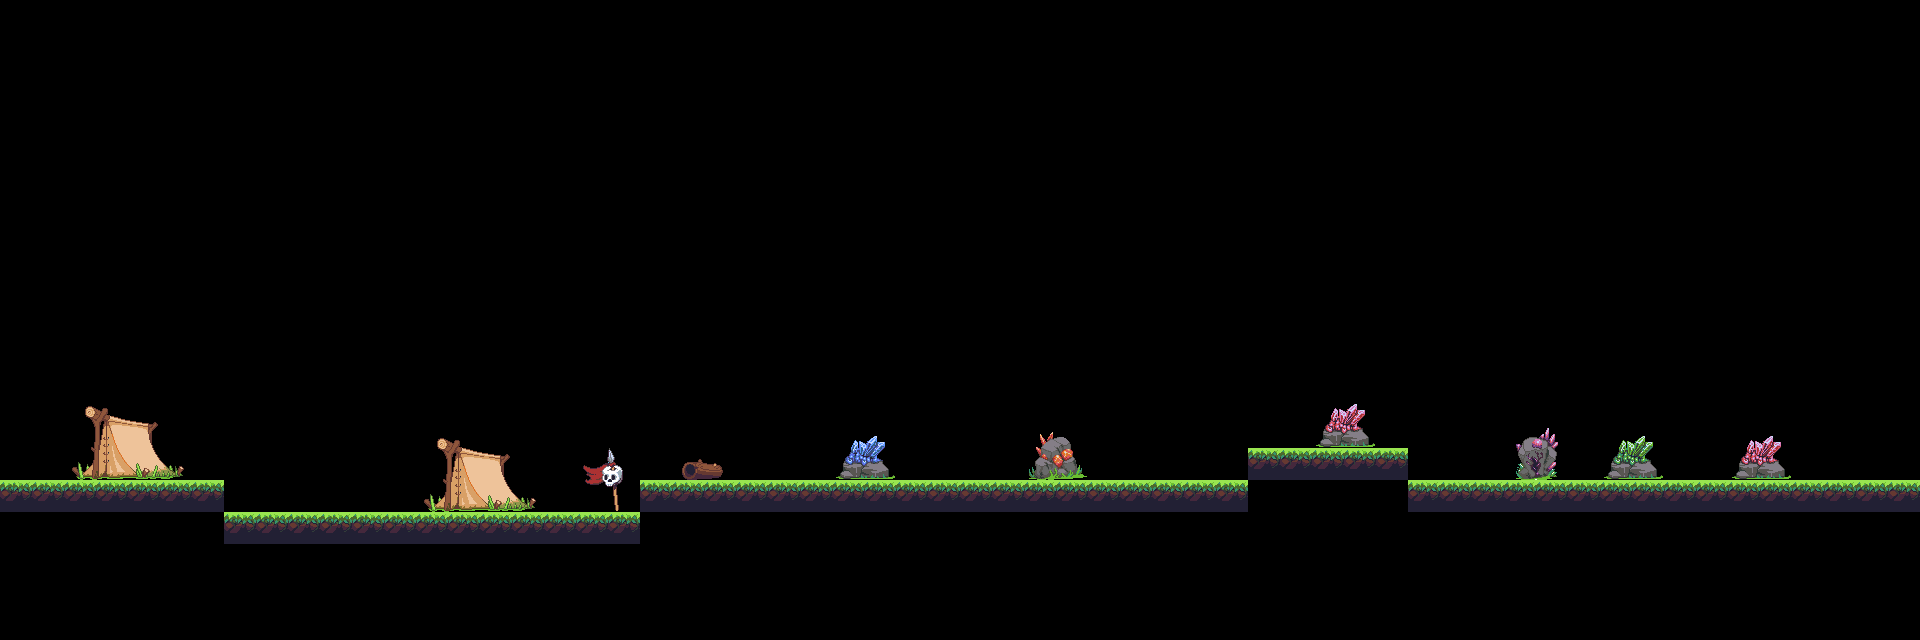

Below is a game level as drawn by its tile map, then a one-line description and the .tmx file that defines it, in full:
An orthogonal 60x20 tile map with 32x32 px tiles, 2 tile layers (B2, Collision), 2 tilesets.

<map version="1.10" tiledversion="1.10.2" orientation="orthogonal" renderorder="right-down" width="60" height="20" tilewidth="32" tileheight="32" infinite="0" nextlayerid="3" nextobjectid="1">
 <tileset firstgid="1" name="Jungle_terrain" tilewidth="32" tileheight="32" tilecount="420" columns="28">
  <image source="Jungle_terrain.png" width="896" height="480" />
 </tileset>
 <tileset firstgid="421" name="objects" tilewidth="32" tileheight="32" tilecount="91" columns="13">
  <image source="objects.PNG" width="416" height="224" />
 </tileset>
 <layer id="2" name="B2" width="60" height="20">
  <data encoding="csv">
0,0,0,0,0,0,0,0,0,0,0,0,0,0,0,0,0,0,0,0,0,0,0,0,0,0,0,0,0,0,0,0,0,0,0,0,0,0,0,0,0,0,0,0,0,0,0,0,0,0,0,0,0,0,0,0,0,0,0,0,
0,0,0,0,0,0,0,0,0,0,0,0,0,0,0,0,0,0,0,0,0,0,0,0,0,0,0,0,0,0,0,0,0,0,0,0,0,0,0,0,0,0,0,0,0,0,0,0,0,0,0,0,0,0,0,0,0,0,0,0,
0,0,0,0,0,0,0,0,0,0,0,0,0,0,0,0,0,0,0,0,0,0,0,0,0,0,0,0,0,0,0,0,0,0,0,0,0,0,0,0,0,0,0,0,0,0,0,0,0,0,0,0,0,0,0,0,0,0,0,0,
0,0,0,0,0,0,0,0,0,0,0,0,0,0,0,0,0,0,0,0,0,0,0,0,0,0,0,0,0,0,0,0,0,0,0,0,0,0,0,0,0,0,0,0,0,0,0,0,0,0,0,0,0,0,0,0,0,0,0,0,
0,0,0,0,0,0,0,0,0,0,0,0,0,0,0,0,0,0,0,0,0,0,0,0,0,0,0,0,0,0,0,0,0,0,0,0,0,0,0,0,0,0,0,0,0,0,0,0,0,0,0,0,0,0,0,0,0,0,0,0,
0,0,0,0,0,0,0,0,0,0,0,0,0,0,0,0,0,0,0,0,0,0,0,0,0,0,0,0,0,0,0,0,0,0,0,0,0,0,0,0,0,0,0,0,0,0,0,0,0,0,0,0,0,0,0,0,0,0,0,0,
0,0,0,0,0,0,0,0,0,0,0,0,0,0,0,0,0,0,0,0,0,0,0,0,0,0,0,0,0,0,0,0,0,0,0,0,0,0,0,0,0,0,0,0,0,0,0,0,0,0,0,0,0,0,0,0,0,0,0,0,
0,0,0,0,0,0,0,0,0,0,0,0,0,0,0,0,0,0,0,0,0,0,0,0,0,0,0,0,0,0,0,0,0,0,0,0,0,0,0,0,0,0,0,0,0,0,0,0,0,0,0,0,0,0,0,0,0,0,0,0,
0,0,0,0,0,0,0,0,0,0,0,0,0,0,0,0,0,0,0,0,0,0,0,0,0,0,0,0,0,0,0,0,0,0,0,0,0,0,0,0,0,0,0,0,0,0,0,0,0,0,0,0,0,0,0,0,0,0,0,0,
0,0,0,0,0,0,0,0,0,0,0,0,0,0,0,0,0,0,0,0,0,0,0,0,0,0,0,0,0,0,0,0,0,0,0,0,0,0,0,0,0,0,0,0,0,0,0,0,0,0,0,0,0,0,0,0,0,0,0,0,
0,0,0,0,0,0,0,0,0,0,0,0,0,0,0,0,0,0,0,0,0,0,0,0,0,0,0,0,0,0,0,0,0,0,0,0,0,0,0,0,0,0,0,0,0,0,0,0,0,0,0,0,0,0,0,0,0,0,0,0,
0,0,0,0,0,0,0,0,0,0,0,0,0,0,0,0,0,0,0,0,0,0,0,0,0,0,0,0,0,0,0,0,0,0,0,0,0,0,0,0,0,0,0,0,0,0,0,0,0,0,0,0,0,0,0,0,0,0,0,0,
0,0,421,422,423,424,0,0,0,0,0,0,0,0,0,0,0,0,0,0,0,0,0,0,0,0,0,0,0,0,0,0,0,0,0,0,0,0,0,0,0,464,465,0,0,0,0,0,0,0,0,0,0,0,0,0,0,0,0,0,
0,0,434,435,436,437,0,0,0,0,0,0,0,421,422,423,424,0,0,0,0,0,0,0,0,0,460,461,0,0,0,0,486,487,0,0,0,0,0,0,0,477,478,0,0,0,0,488,489,490,462,463,0,0,464,465,0,0,0,0,
0,0,447,448,449,450,0,0,0,0,0,0,0,434,435,436,437,0,438,439,0,454,455,0,0,0,473,474,0,0,0,0,499,500,0,0,0,0,0,0,0,0,0,0,0,0,0,501,502,503,475,476,0,0,477,478,0,0,0,0,
0,0,0,0,0,0,0,0,0,0,0,0,0,447,448,449,450,0,451,452,0,0,0,0,0,0,0,0,0,0,0,0,0,0,0,0,0,0,0,0,0,0,0,0,0,0,0,0,0,0,0,0,0,0,0,0,0,0,0,0,
0,0,0,0,0,0,0,0,0,0,0,0,0,0,0,0,0,0,0,0,0,0,0,0,0,0,0,0,0,0,0,0,0,0,0,0,0,0,0,0,0,0,0,0,0,0,0,0,0,0,0,0,0,0,0,0,0,0,0,0,
0,0,0,0,0,0,0,0,0,0,0,0,0,0,0,0,0,0,0,0,0,0,0,0,0,0,0,0,0,0,0,0,0,0,0,0,0,0,0,0,0,0,0,0,0,0,0,0,0,0,0,0,0,0,0,0,0,0,0,0,
0,0,0,0,0,0,0,0,0,0,0,0,0,0,0,0,0,0,0,0,0,0,0,0,0,0,0,0,0,0,0,0,0,0,0,0,0,0,0,0,0,0,0,0,0,0,0,0,0,0,0,0,0,0,0,0,0,0,0,0,
0,0,0,0,0,0,0,0,0,0,0,0,0,0,0,0,0,0,0,0,0,0,0,0,0,0,0,0,0,0,0,0,0,0,0,0,0,0,0,0,0,0,0,0,0,0,0,0,0,0,0,0,0,0,0,0,0,0,0,0
</data>
 </layer>
 <layer id="1" name="Collision" width="60" height="20">
  <data encoding="csv">
0,0,0,0,0,0,0,0,0,0,0,0,0,0,0,0,0,0,0,0,0,0,0,0,0,0,0,0,0,0,0,0,0,0,0,0,0,0,0,0,0,0,0,0,0,0,0,0,0,0,0,0,0,0,0,0,0,0,0,0,
0,0,0,0,0,0,0,0,0,0,0,0,0,0,0,0,0,0,0,0,0,0,0,0,0,0,0,0,0,0,0,0,0,0,0,0,0,0,0,0,0,0,0,0,0,0,0,0,0,0,0,0,0,0,0,0,0,0,0,0,
0,0,0,0,0,0,0,0,0,0,0,0,0,0,0,0,0,0,0,0,0,0,0,0,0,0,0,0,0,0,0,0,0,0,0,0,0,0,0,0,0,0,0,0,0,0,0,0,0,0,0,0,0,0,0,0,0,0,0,0,
0,0,0,0,0,0,0,0,0,0,0,0,0,0,0,0,0,0,0,0,0,0,0,0,0,0,0,0,0,0,0,0,0,0,0,0,0,0,0,0,0,0,0,0,0,0,0,0,0,0,0,0,0,0,0,0,0,0,0,0,
0,0,0,0,0,0,0,0,0,0,0,0,0,0,0,0,0,0,0,0,0,0,0,0,0,0,0,0,0,0,0,0,0,0,0,0,0,0,0,0,0,0,0,0,0,0,0,0,0,0,0,0,0,0,0,0,0,0,0,0,
0,0,0,0,0,0,0,0,0,0,0,0,0,0,0,0,0,0,0,0,0,0,0,0,0,0,0,0,0,0,0,0,0,0,0,0,0,0,0,0,0,0,0,0,0,0,0,0,0,0,0,0,0,0,0,0,0,0,0,0,
0,0,0,0,0,0,0,0,0,0,0,0,0,0,0,0,0,0,0,0,0,0,0,0,0,0,0,0,0,0,0,0,0,0,0,0,0,0,0,0,0,0,0,0,0,0,0,0,0,0,0,0,0,0,0,0,0,0,0,0,
0,0,0,0,0,0,0,0,0,0,0,0,0,0,0,0,0,0,0,0,0,0,0,0,0,0,0,0,0,0,0,0,0,0,0,0,0,0,0,0,0,0,0,0,0,0,0,0,0,0,0,0,0,0,0,0,0,0,0,0,
0,0,0,0,0,0,0,0,0,0,0,0,0,0,0,0,0,0,0,0,0,0,0,0,0,0,0,0,0,0,0,0,0,0,0,0,0,0,0,0,0,0,0,0,0,0,0,0,0,0,0,0,0,0,0,0,0,0,0,0,
0,0,0,0,0,0,0,0,0,0,0,0,0,0,0,0,0,0,0,0,0,0,0,0,0,0,0,0,0,0,0,0,0,0,0,0,0,0,0,0,0,0,0,0,0,0,0,0,0,0,0,0,0,0,0,0,0,0,0,0,
0,0,0,0,0,0,0,0,0,0,0,0,0,0,0,0,0,0,0,0,0,0,0,0,0,0,0,0,0,0,0,0,0,0,0,0,0,0,0,0,0,0,0,0,0,0,0,0,0,0,0,0,0,0,0,0,0,0,0,0,
0,0,0,0,0,0,0,0,0,0,0,0,0,0,0,0,0,0,0,0,0,0,0,0,0,0,0,0,0,0,0,0,0,0,0,0,0,0,0,0,0,0,0,0,0,0,0,0,0,0,0,0,0,0,0,0,0,0,0,0,
0,0,0,0,0,0,0,0,0,0,0,0,0,0,0,0,0,0,0,0,0,0,0,0,0,0,0,0,0,0,0,0,0,0,0,0,0,0,0,0,0,0,0,0,0,0,0,0,0,0,0,0,0,0,0,0,0,0,0,0,
0,0,0,0,0,0,0,0,0,0,0,0,0,0,0,0,0,0,0,0,0,0,0,0,0,0,0,0,0,0,0,0,0,0,0,0,0,0,0,0,0,0,0,0,0,0,0,0,0,0,0,0,0,0,0,0,0,0,0,0,
0,0,0,0,0,0,0,0,0,0,0,0,0,0,0,0,0,0,0,0,0,0,0,0,0,0,0,0,0,0,0,0,0,0,0,0,0,0,0,30,30,30,30,30,0,0,0,0,0,0,0,0,0,0,0,0,0,0,0,0,
30,30,30,30,30,30,30,0,0,0,0,0,0,0,0,0,0,0,0,0,30,30,30,30,30,30,30,30,30,30,30,30,30,30,30,30,30,30,30,0,0,0,0,0,30,30,30,30,30,30,30,30,30,30,30,30,30,30,30,30,
0,0,0,0,0,0,0,30,30,30,30,30,30,30,30,30,30,30,30,30,0,0,0,0,0,0,0,0,0,0,0,0,0,0,0,0,0,0,0,0,0,0,0,0,0,0,0,0,0,0,0,0,0,0,0,0,0,0,0,0,
0,0,0,0,0,0,0,0,0,0,0,0,0,0,0,0,0,0,0,0,0,0,0,0,0,0,0,0,0,0,0,0,0,0,0,0,0,0,0,0,0,0,0,0,0,0,0,0,0,0,0,0,0,0,0,0,0,0,0,0,
0,0,0,0,0,0,0,0,0,0,0,0,0,0,0,0,0,0,0,0,0,0,0,0,0,0,0,0,0,0,0,0,0,0,0,0,0,0,0,0,0,0,0,0,0,0,0,0,0,0,0,0,0,0,0,0,0,0,0,0,
0,0,0,0,0,0,0,0,0,0,0,0,0,0,0,0,0,0,0,0,0,0,0,0,0,0,0,0,0,0,0,0,0,0,0,0,0,0,0,0,0,0,0,0,0,0,0,0,0,0,0,0,0,0,0,0,0,0,0,0
</data>
 </layer>
</map>
